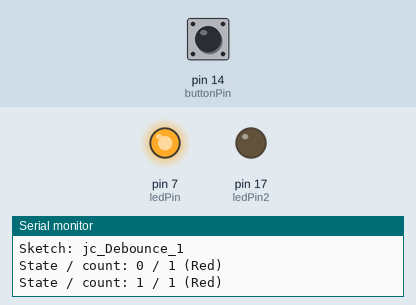
Bench run of a sketch on a simulated Arduino Uno, built with avr-gcc and run on an emulated ATmega328P. Parts: output pins drawn as LEDs (lit = HIGH), the last lines printed to the serial monitor. The inputs (shaded band) are chosen by the test bench; at power-on: pin 14 (buttonPin) HIGH.

Above: at 2.2 s.
2.3 s: pin 14 (buttonPin) pulled LOW for 1.2 s
At 3.6 s:
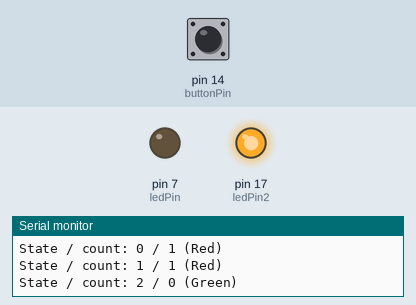
5.5 s: pin 14 (buttonPin) pulled LOW for 3.2 s
At 9.4 s:
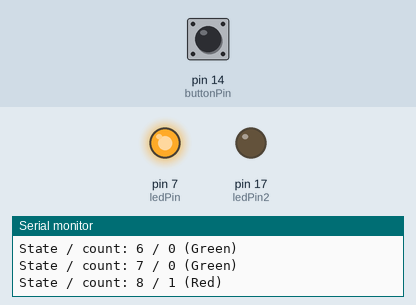
Timing chart, 0 to 10.9 s (numbered marks = the images above; inputs shaded):
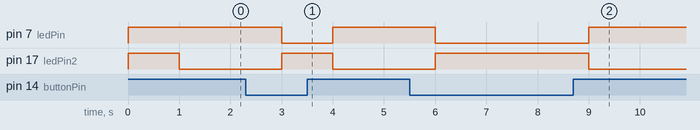

The sketch:

jc_Debounce_1.ino
```cpp
// set pin numbers:
#define sketchV "Sketch: jc_Debounce_1"
const int buttonPin = 14;    // the number of the pushbutton pin
const int ledPin = 7;      // the number of the LED pin
const int ledPin2 = 17;      // the number of the LED pin
int count = 0;

void setup() {
  Serial.begin(57600);
  Serial.println(sketchV);
  Serial.print("\n");
  pinMode(buttonPin, INPUT);
  pinMode(ledPin, OUTPUT);
  pinMode(ledPin2, OUTPUT);

  // set initial LED state
  digitalWrite(ledPin, HIGH);
  digitalWrite(ledPin2, HIGH);
  delay(1000);
  digitalWrite(ledPin, LOW);
  digitalWrite(ledPin2, LOW);

}

void loop() {
  int reading = digitalRead(buttonPin);

  if (reading == 0){
    digitalWrite(ledPin, LOW);
    digitalWrite(ledPin2, HIGH);
    Serial.print("State / count: ");
    Serial.print(count);
    Serial.print(" / ");
    Serial.print(reading);
    Serial.println(" (Green)");
  }

  if (reading == 1){
    digitalWrite(ledPin, HIGH);
    digitalWrite(ledPin2, LOW);
    Serial.print("State / count: ");
    Serial.print(count);
    Serial.print(" / ");
    Serial.print(reading);
    Serial.println(" (Red)");
}

  count++;
  if (count == 10){
   count = 1;
 }
  delay(1000);
}
```

Measured:
- after the input at 2.3 s, pin 7 (ledPin): HIGH → LOW after 0.70 s, → HIGH 1.0 s later; pin 17 (ledPin2): LOW → HIGH after 0.70 s, → LOW 1.0 s later
- after the input at 5.5 s, pin 7 (ledPin): HIGH → LOW after 0.50 s, → HIGH 3.0 s later; pin 17 (ledPin2): LOW → HIGH after 0.50 s, → LOW 3.0 s later
